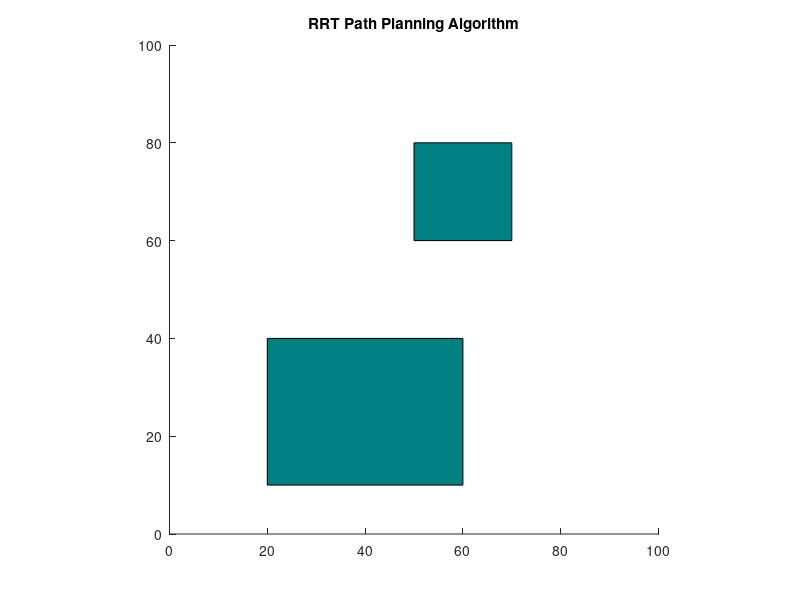

The MATLAB source for this figure: (Note: this script raises an error after producing the figure.)
%%% Author: Aditya Jain %%%
%%% Topic: RRT* for Static Obstacles
%%% Date: 10th February, 2018 %%%
clc
close all
clear
tic

%% Defining environment variables
start = [4,4];     % start position
goal = [90, 85];   % goal position
n = 2;             % no. of obstacles

%% Defining the grid

% %%%% 1st Config %%%%%%
figure
rectangle('Position',[20 10 40 30], 'FaceColor',[0 .5 .5])
axis([0 100 0 100])
axis square
title('RRT Path Planning Algorithm')

% hold on
rectangle('Position',[50 60 20 20], 'FaceColor',[0 .5 .5])
%%%%%%%%%%%%%%%%%%%%%


% % 2nd Config
% figure
% rectangle('Position',[20 10 40 20], 'FaceColor',[0 .5 .5])
% axis([0 100 0 100])
% axis square
% 
% 
% rectangle('Position',[70 10 20 40], 'FaceColor',[0 .5 .5])
% rectangle('Position',[10 40 40 20], 'FaceColor',[0 .5 .5])
% rectangle('Position',[20 70 60 20], 'FaceColor',[0 .5 .5])
%%%%%%%%%%%%


%%% 3rd Config
% rectangle('Position',[20 10 20 20], 'FaceColor',[0 .5 .5])
% axis([0 100 0 100])
% axis square
% 
% rectangle('Position',[70 10 20 20], 'FaceColor',[0 .5 .5])
% rectangle('Position',[10 40 20 20], 'FaceColor',[0 .5 .5])
% rectangle('Position',[20 70 20 20], 'FaceColor',[0 .5 .5])
% rectangle('Position',[50 5 15 20], 'FaceColor',[0 .5 .5])
% rectangle('Position',[40 40 35 20], 'FaceColor',[0 .5 .5])
% rectangle('Position',[10 70 5 20], 'FaceColor',[0 .5 .5])
% rectangle('Position',[50 65 20 25], 'FaceColor',[0 .5 .5])
% rectangle('Position',[80 35 15 40], 'FaceColor',[0 .5 .5])
%%%%%%%%%%%%%

% Plotting start position
circles(start(1), start(2),2, 'facecolor','green')

% Plotting goal position
circles(goal(1), goal(2),2, 'facecolor','yellow')
%% initialising the hash map
%%% 1st Config
keys = {'a', 'b', 'c', 'd', 'e', 'f', 'g', 'h', 'i', 'j'};
values = {start, [20,10], [20,40], [60,40], [60,10], [50,60], [50,80], [70,80], [70,60], goal};
%%%%%%%%%%%%%%%%%

%%% 2nd Config
% keys = {'a', 'b', 'c', 'd', 'e', 'f', 'g', 'h', 'i', 'j', 'k', 'l', 'm', 'n', 'o', 'p', 'q', 'r'};
% values = {start, [20,10], [20,30], [60,30], [60,10], [10,40], [10,60], [50,60], [50,40], [70,10], [70,50], [90,50], [90,10], [20,70], [20,90], [80,90], [80,70], goal};
% %%%%%%%%%%%%%%%%%

%%% 3rd Config
% keys = {'a', 'b', 'c', 'd', 'e', 'f', 'g', 'h', 'i', 'j', 'k', 'l', 'm', 'n', 'o', 'p', 'q', 'r', 's', 't', 'u', 'v', 'w', 'x', 'y', 'z', 'aa', 'ab', 'ac', 'ad', 'ae', 'af', 'ag', 'ah', 'ai', 'aj', 'ak', 'al'};
% values = {start, [20,10], [20,30], [40,30], [40,10], [50,5], [50,25], [65,25], [65,5], [70,10], [70,30], [90,30], [90,10], [10,40], [10,60], [30,60], [30,40], [40,40], [40,60], [75,60], [75,40], [80,35], [80,75], [95,75], [95,35], [10,70], [10,90], [15,90], [15,70], [20,70], [20,90], [40,90], [40,70], [50,65], [50,90], [70,90], [70,65], goal};
%%%%%%%%%%%%%%%%%

Map = containers.Map(keys, values);
len = Map.values;
Map('j');



%% Building all the obstacle edges
length = size(keys);    % this contains the number of nodes

edges = [];

for i = 2:(length(2)-2)   
        temp = [values{1,i}(1), values{1,i+1}(1), values{1,i}(2), values{1,i+1}(2)];
        edges = vertcat(edges, temp);                
end


% Removing edges which are not obstacle edges
sizeEdges = size(edges);
i = 4;
while i < (sizeEdges(1)-1)
    [edges,ps] = removerows(edges,'ind',i);
    sizeEdges = size(edges);
    i = i + 3;
end

% Adding 1 edge pair in each obstacle which were not added in the earlier
% for loop
i = 2;
while i < length(2)-2    
    temp = [values{1,i}(1), values{1,i+3}(1), values{1,i}(2), values{1,i+3}(2)];
    edges = vertcat(edges, temp);
    i = i + 4;    
end
%% RRT Algorithm
G = graph;                      % initialising the graph
step = 2;                       % step size for the RRT algo
qinit = start;                  % initialising the first node of the graph
qnew = PointToNode(qinit);      % latest added node in the graph
G = addnode(G, qnew);           % adding the node to the graph
flag = 1;                       % flag to terminate RRT
ranG = 7;                       % every ranGth point will be the goal position in the random function script
i = 0;                          % iterator used to pick every ranGth point as goal position
vic = 5;                        % this is the vicinity neighbourhood in units to be checked

while (flag==1)
    i = i + 1;
    
    qrand = RandomPoint(ranG,i,goal);             % generating the random point on the grid
    qnear = NearestNode(G,qrand);                 % nearest node to qrand in the form of array
    qnewtemp = round(NewPointonLine(qnear,qrand,step));  % the new point along the line with a step distance
    ch = IfOnEdge(qnewtemp,edges);   
    
    if (ch ~= 0)  % If not lying on any of the edges, then proceed further
     qbestNeighb = MinCostNode(G,qnewtemp,vic,start, qnear);   % calculate the best node in the vicinity
     check = CheckIntersection(qbestNeighb,qnewtemp,edges);    % 1 means no intersection
    
    if (check==1)
        
        if (findnode(G,PointToNode(qnewtemp))) == 0   % to check if node already exists in the graph
            G = addnode(G, PointToNode(qnewtemp));
        end
        
        if (findedge(G,PointToNode(qbestNeighb),PointToNode(qnewtemp)))==0  % to check if edge exists in the graph
            G = addedge(G,PointToNode(qbestNeighb), PointToNode(qnewtemp));            
        end
        
        qnew = qnewtemp;
        % plot the edge
        xpoints = [qbestNeighb(1,1), qnew(1,1)];
        ypoints = [qbestNeighb(1,2), qnew(1,2)];        
        hold on
        plot(xpoints, ypoints, 'b')
        %%%
        
        % checking distance with the goal position
        if (EuclDist(qnew,goal) <= step)
            G = addedge(G,PointToNode(qnew), PointToNode(goal));
            flag = 0;   % terminating the expansion of tree
        end
        
    end
    
    end
    
%     break
end

%% find the shortest path from the graph generated from RRT

path = shortestpath(G, PointToNode(start), PointToNode(goal));
pathSize = size(path);

totalDis = 0;

for i=1:pathSize(2)-1
    t1 = path{i};
    t2 = path{i+1};
    
    p1 = NodeToPoint(t1);
    p2 = NodeToPoint(t2);
    totalDis = totalDis + EuclDist(p1,p2);
    
    xpoints = [p1(1,1), p2(1,1)];
    ypoints = [p1(1,2), p2(1,2)];
    hold on
    plot(xpoints, ypoints, 'k', 'LineWidth', 3) 
    title('RRT* Path Planning Algorithm')
end

toc
totalDis
%%%%%%%%%%%%%% end %%%%%%%%%%%%%%%%%%%%%%%%%%%%%%%%%%
